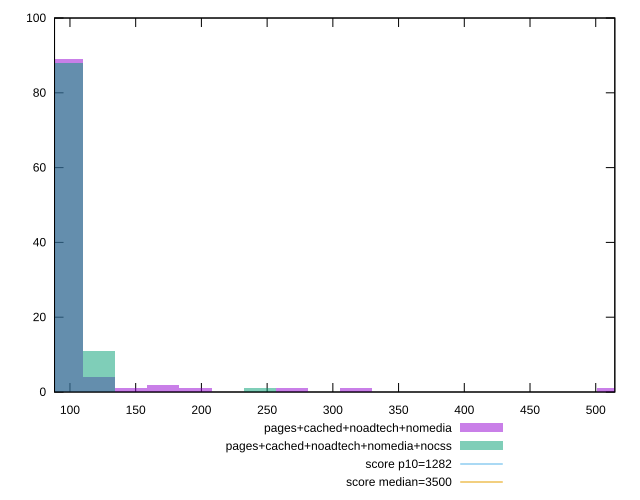

The script that saved this image:
reset

$pagesCachedNoadtechNomedia <<EOF
97.76395869044802 89
122.20494836306003 4
171.08692770828404 2
146.64593803567203 1
317.73286574395604 1
513.2607831248521 1
268.8508863987321 1
195.52791738089604 1
EOF

$pagesCachedNoadtechNomediaNocss <<EOF
122.20494836306003 11
97.76395869044802 88
244.40989672612005 1
EOF

set key outside below
set boxwidth 24.440989672612005
set xrange [88.25999999999999:514.52]
set yrange [0:100]
set trange [0:100]
set style fill transparent solid 0.5 noborder

set parametric
set terminal svg size 640, 500 enhanced background rgb 'white'
set output "report_0_00242021-02-20T12:25:28.543Z/bootup-time/comparison/histogram/3_vs_4.svg"

plot $pagesCachedNoadtechNomedia title "pages+cached+noadtech+nomedia" with boxes, \
     $pagesCachedNoadtechNomediaNocss title "pages+cached+noadtech+nomedia+nocss" with boxes, \
     1282,t title "score p10=1282", \
     3500,t title "score median=3500"

reset
